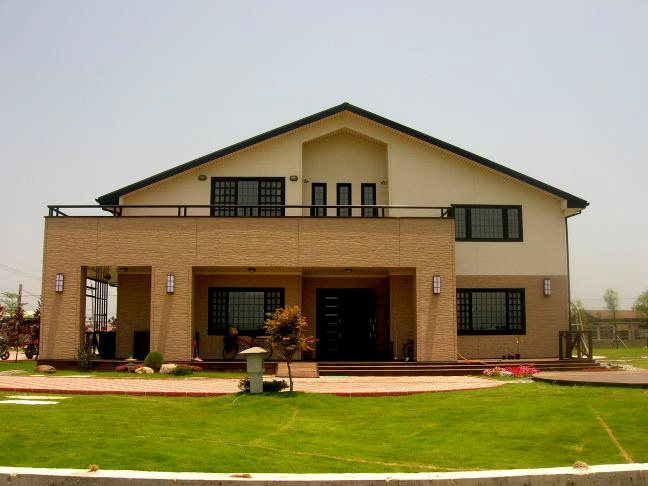
#> input picture lab07/data/Im.jpg, 648 x 486 px
$ python MyHarrisCornerDetector.py
#> lines starting #> are read from the running program, lines starting #| are printed output that depends on the picture; after the words box and inside, x2 and y2 are one past the last pixel; in counts of white or black regions, pixels touching at a corner belong together
#> further down, frame is the input picture: shape (486, 648, 3); mean R, G, B 151.9, 143.2, 108.3
### lab07/code/FindCorners.py
# LAB7/code/FindCorners_en.py

import numpy as np
from scipy.signal import convolve2d
from scipy.ndimage import maximum_filter
import matplotlib.pyplot as plt

def find_corners(frame, dx, dy, g, threshold, r, alpha):
    """
    Harris corner detection function.

    Input:
        frame (np.array): Input image read from source.
        dx (np.array): Horizontal gradient filter.
        dy (np.array): Vertical gradient filter.
        g (np.array): Gaussian filter.
        threshold (int): Threshold for finding local maxima (0 ~ 1000).
        r (int): Neighborhood radius used for computing RBinary.
        alpha (float): Empirical constant k for the Harris detector.

    Returns:
        tuple: (I, row, col, count)
            I (np.array): Float image converted from "frame".
            row (np.array): Row coordinates of corners.
            col (np.array): Column coordinates of corners.
            count (int): Number of detected corners.
    """
#> called with dx = array of shape (3, 3), dy = array of shape (3, 3), threshold = 20, r = 6, alpha = 0.04
    # Convert frame to float
    I = frame.astype(float)

    # Handle extra batch dimension if present (shape like (1, H, W, C))
    if I.ndim == 4 and I.shape[0] == 1:
        I = np.squeeze(I, axis=0)
        frame = np.squeeze(frame, axis=0)

    # Show original image
    plt.figure()
    plt.imshow(frame)
    plt.title('Original Image')

    ########################### Interest Points ###########################

    # --- Compute image gradients ---

    # Grayscale conversion [cite: 33]
    if I.ndim == 3:
        # RGB image
        I_gray = I[:,:,0] * 0.299 + I[:,:,1] * 0.587 + I[:,:,2] * 0.114
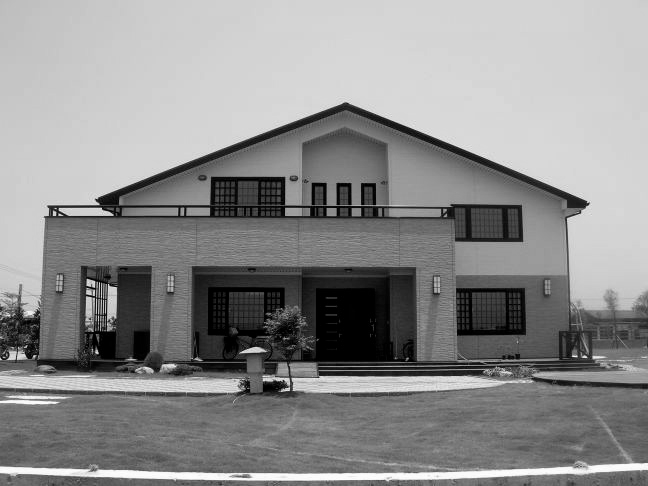
#> I_gray: shape (486, 648) float64; min 0, max 254.7, mean 141.8
    else:
        # Already grayscale
        I_gray = I

    # Compute Ix, Iy
    Ix = convolve2d(I_gray, dx, mode='same')
    Iy = convolve2d(I_gray, dy, mode='same')
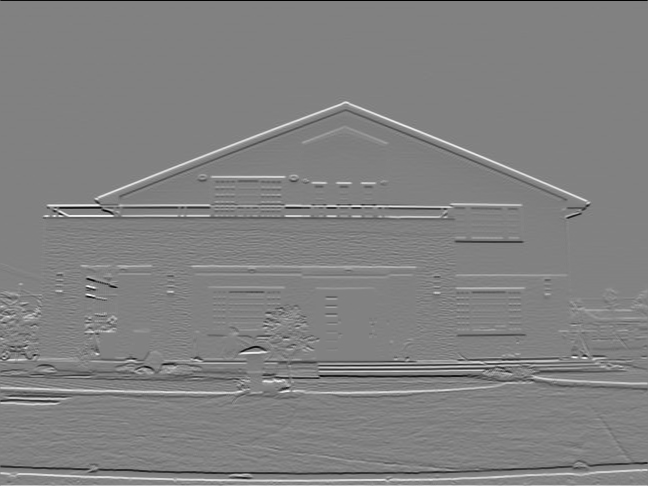
#> Iy: shape (486, 648) float64; min -636.2, max 615.6, mean 0.7; drawn with min black and max white

    # --- Compute all components of the second-moment matrix M
    # M = [[Ix2, Ixy], [Iyx, Iy2]]
    # Note Ix2, Ixy, Iy2 are all Gaussian smoothed

    # Compute Ix2 Iy2 Ixy
    ### Your Code ###
    Ix2 = convolve2d(Ix**2, g, mode='same')
    Iy2 = convolve2d(Iy**2, g, mode='same')
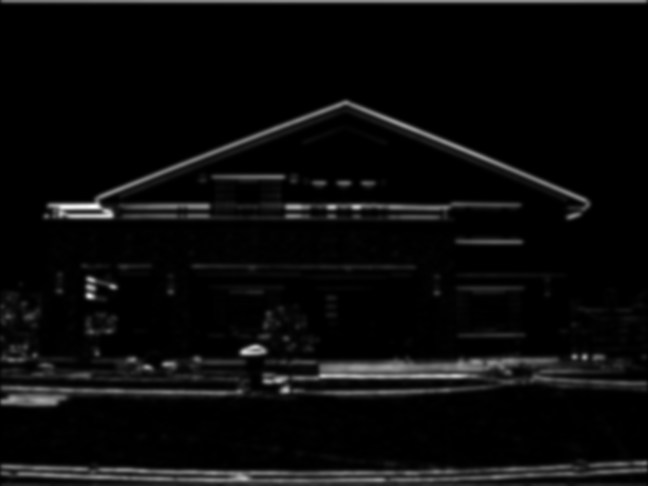
#> Iy2: shape (486, 648) float64; min 0, max 143863.8, mean 6292.2; drawn with min black and max white
    Ixy = convolve2d(Ix*Iy, g, mode='same')
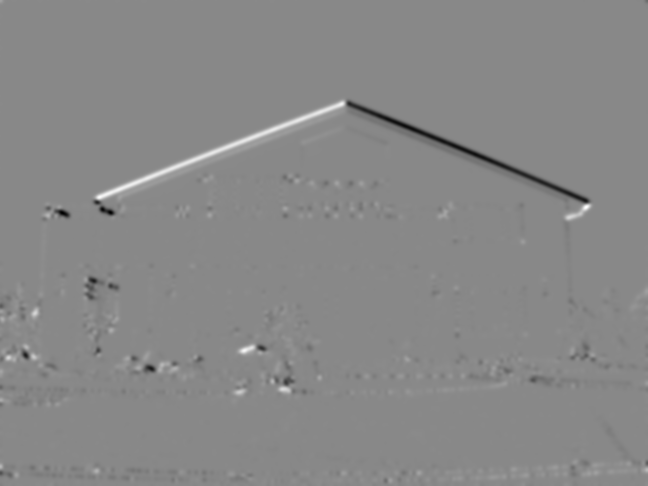
#> Ixy: shape (486, 648) float64; min -31134, max 26974.5, mean -42.2; drawn with min black and max white

    M = np.array([[Ix2, Ixy], [Ixy, Iy2]])

    # --- Visualize Ixy ---
    plt.figure()
    plt.imshow(Ixy)
    plt.title('Ixy')

    # --- Corner response R = det(M) - alpha * trace(M)^2

    # Calculate R
    ### Your code ###
    R = Ix2 * Iy2 - Ixy * Ixy - alpha * (Ix2 + Iy2)**2
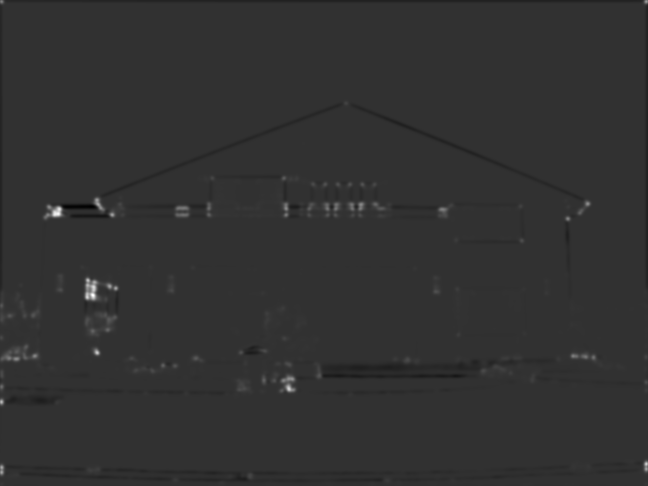
#> R: shape (486, 648) float64; min -800271666, max 3.32e+09, mean 2768615; drawn with min black and max white

    # Map the maximum of R to 1000
    R = (1000 / R.max()) * R

    # --- Use maximum_filter to implement max-filter ---
    sze = 2 * r + 1  # domain width

    # --- Find local maxima and obtain RBinary ---
    # Compute MX, RBinary
    ### MX = maximum_filter())
    ###RBinary =

    MX = maximum_filter(R, size=sze)
    RBinary = (R > threshold) & (R == MX)
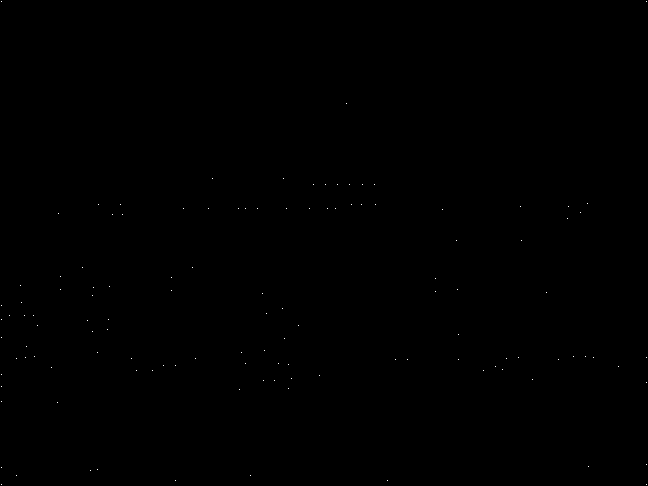
#> RBinary: shape (486, 648) bool; 0.04% white in thin lines or dots

    # --- Keep corners away from image borders ---
    offe = r

    # Clear R to store only final corners
    R_corners = np.zeros_like(R)

    # Ignore image borders and keep only middle-region corners
    R_corners[offe:-offe, offe:-offe] = RBinary[offe:-offe, offe:-offe]
#> R_corners: shape (486, 648) float64; values 0 (black) and 1 (white), 0.03% white in thin lines or dots, all inside (x1, y1, x2, y2) = (9, 103, 619, 476)

    row, col = np.nonzero(R_corners)
#> row = 106 values from 103 to 475; col = 106 values, max 618 at index 87, min 9 at index 52, mean 272.9

    count = len(row)  # Count total corners
#> count = 106

    return I, row, col, count

### lab07/code/MyHarrisCornerDetector.py
# My Harris detector
# The code calculates
# the Harris Feature/Interest Points (FP or IP)
# and compute how much the rectangle is shifted between two images

# When you execute the code, the test image file will open
# then the code will print out and display the feature points.
# You can select the number of FPs by changing the variables
## corner : significant change in all direction for a sliding window

import numpy as np
import matplotlib.pyplot as plt
import os
from skimage import io
from FindCorners import find_corners

# --- helper function to create gaussian kernel (mimics fspecial) ---
def gaussian_kernel(size, sigma):
    """Creates a 2D Gaussian kernel."""
    size = int(size) // 2
    x, y = np.mgrid[-size:size+1, -size:size+1]
    normal = 1 / (2.0 * np.pi * sigma**2)
    g =  np.exp(-((x**2 + y**2) / (2.0*sigma**2))) * normal
    return g

def rectangular_kernel(size):
    """Creates a 2D rectangular kernel."""
    return np.ones((size, size))

def hanning_kernel(size):
    """Creates a 2D Hanning kernel."""
    return np.outer(np.hanning(size), np.hanning(size))/np.sum(np.hanning(size) * np.hanning(size))

def hamming_kernel(size):
    """Creates a 2D Hamming kernel."""
    return np.outer(np.hamming(size), np.hamming(size))/np.sum(np.hamming(size) * np.hamming(size))

def blackman_kernel(size):
    """Creates a 2D Blackman kernel."""
    return np.outer(np.blackman(size), np.blackman(size))/np.sum(np.blackman(size) * np.blackman(size))

# --- Parameter settings ---
# Corner response related
sigma = 2
n_x_sigma = 6
alpha = 0.04

# Non-maximum suppression related
threshold = 20  # Should be between 0 and 1000
r = 6           # Neighborhood radius used to compute RBinary

# --- Filter kernels ---
dx = np.array([[-1, 0, 1], [-1, 0, 1], [-1, 0, 1]])  # Horizontal gradient filter
dy = dx.T                                            # Vertical gradient filter

# Sobel gradient filters
sobel_dx = np.array([[-1, 0, 1], [-2, 0, 2], [-1, 0, 1]])
sobel_dy = np.array([[-1, -2, -1], [0, 0, 0], [1, 2, 1]])

# Scharr gradient filters
scharr_dx = np.array([[-3, 0, 3], [-10, 0, 10], [-3, 0, 3]])
scharr_dy = np.array([[-3, -10, -3], [0, 0, 0], [3, 10, 3]])

# Gradient filters list
gradient_filters = [(sobel_dx, sobel_dy), (scharr_dx, scharr_dy)]

# Gaussian filter (similar to MATLAB's fspecial)
gaussian_size = max(1, int(2 * n_x_sigma * sigma))
g = gaussian_kernel(gaussian_size, sigma)

# Rectangular filter
rectangular_size = gaussian_size
rectangular = rectangular_kernel(rectangular_size)

# Hanning filter
hanning_size = gaussian_size
hanning = hanning_kernel(hanning_size)

# filter list
filters = [rectangular, hanning]

# --- Load image ---
BASE_DIR = os.path.dirname(os.path.abspath(__file__))
DATA_DIR = os.path.join(os.path.dirname(BASE_DIR), "data")
files = [
    os.path.join(DATA_DIR, "Im.jpg"),
    os.path.join(DATA_DIR, "Im_1.jpg"),
    os.path.join(DATA_DIR, "Im_2.jpg"),
]

for file in files:

    frame = io.imread(file)

    # Handle extra batch dimension if present
    if frame.ndim == 4 and frame.shape[0] == 1:
        frame = np.squeeze(frame, axis=0)

    # --- Call FindCorners ---
    I, r1, c1, count1 = find_corners(frame, dx, dy, g, threshold, r, alpha)
#> r1 = 106 values from 103 to 475; c1 has the same summary as col in find_corners; count1 = 106

    print(f"Detected {count1} corners.")
#| Detected 106 corners.

    # --- Visualize results ---
    plt.figure()
    plt.imshow(frame)
    plt.plot(c1, r1, 'or', markersize=3)  # 'or' means red circle markers
    plt.title('Detected Corners')
    plt.axis('off')  # Turn off axes
    plt.show()
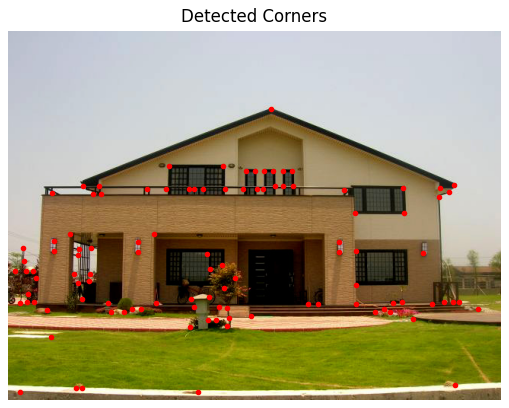
#> figure drawn by matplotlib, 1 panel
#> (the run stopped early here; a loop or call above may not have finished)
